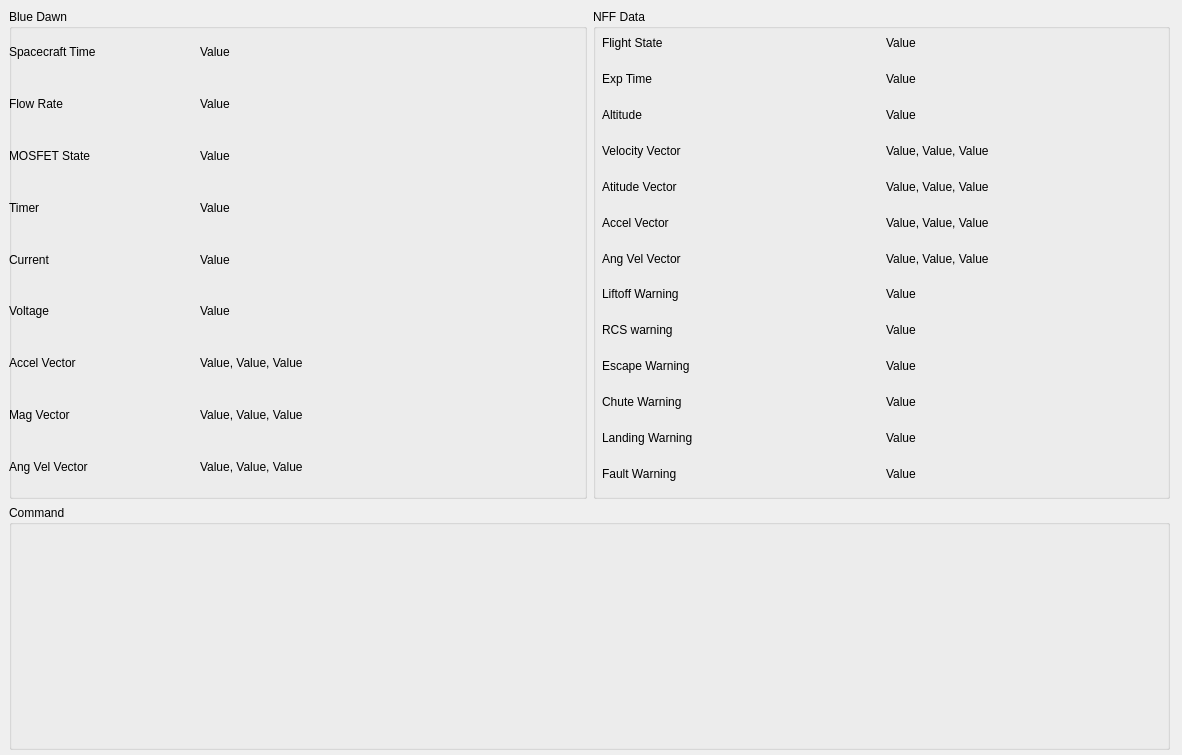
<?xml version="1.0" encoding="UTF-8"?>
<ui version="4.0">
 <class>Monitor</class>
 <widget class="QWidget" name="Monitor">
  <property name="geometry">
   <rect>
    <x>0</x>
    <y>0</y>
    <width>1182</width>
    <height>755</height>
   </rect>
  </property>
  <property name="windowTitle">
   <string>Bruin Space GSE Monitor</string>
  </property>
  <property name="windowIcon">
   <iconset>
    <normaloff>images/MainLogo.png</normaloff>images/MainLogo.png</iconset>
  </property>
  <property name="styleSheet">
   <string notr="true">QFile file(&quot;:/styles.qss&quot;);
file.open(QFile::ReadOnly | QFile::Text);
</string>
  </property>
  <widget class="QWidget" name="verticalLayoutWidget">
   <property name="geometry">
    <rect>
     <x>9</x>
     <y>9</y>
     <width>1161</width>
     <height>741</height>
    </rect>
   </property>
   <layout class="QVBoxLayout" name="verticalLayout" stretch="2,1">
    <item>
     <layout class="QHBoxLayout" name="horizontalLayout">
      <item>
       <widget class="QGroupBox" name="groupBox">
        <property name="title">
         <string>Blue Dawn</string>
        </property>
        <widget class="QWidget" name="gridLayoutWidget_2">
         <property name="geometry">
          <rect>
           <x>0</x>
           <y>20</y>
           <width>561</width>
           <height>461</height>
          </rect>
         </property>
         <layout class="QGridLayout" name="gridLayout_2" columnstretch="1,2">
          <item row="5" column="0">
           <widget class="QLabel" name="label_18">
            <property name="text">
             <string>Voltage</string>
            </property>
           </widget>
          </item>
          <item row="4" column="0">
           <widget class="QLabel" name="label_16">
            <property name="text">
             <string>Current</string>
            </property>
           </widget>
          </item>
          <item row="6" column="0">
           <widget class="QLabel" name="label_19">
            <property name="text">
             <string>Accel Vector</string>
            </property>
           </widget>
          </item>
          <item row="2" column="1">
           <widget class="QLabel" name="label_17">
            <property name="text">
             <string>Value</string>
            </property>
           </widget>
          </item>
          <item row="3" column="1">
           <widget class="QLabel" name="label_14">
            <property name="text">
             <string>Value</string>
            </property>
           </widget>
          </item>
          <item row="3" column="0">
           <widget class="QLabel" name="label_13">
            <property name="text">
             <string>Timer</string>
            </property>
           </widget>
          </item>
          <item row="1" column="1">
           <widget class="QLabel" name="label_15">
            <property name="text">
             <string>Value</string>
            </property>
           </widget>
          </item>
          <item row="8" column="0">
           <widget class="QLabel" name="label_21">
            <property name="text">
             <string>Ang Vel Vector</string>
            </property>
           </widget>
          </item>
          <item row="4" column="1">
           <widget class="QLabel" name="label_22">
            <property name="text">
             <string>Value</string>
            </property>
           </widget>
          </item>
          <item row="0" column="1">
           <widget class="QLabel" name="label_7">
            <property name="text">
             <string>Value</string>
            </property>
           </widget>
          </item>
          <item row="1" column="0">
           <widget class="QLabel" name="label_9">
            <property name="text">
             <string>Flow Rate</string>
            </property>
           </widget>
          </item>
          <item row="0" column="0">
           <widget class="QLabel" name="label_10">
            <property name="text">
             <string>Spacecraft Time</string>
            </property>
           </widget>
          </item>
          <item row="2" column="0">
           <widget class="QLabel" name="label_8">
            <property name="text">
             <string>MOSFET State</string>
            </property>
           </widget>
          </item>
          <item row="7" column="0">
           <widget class="QLabel" name="label_20">
            <property name="text">
             <string>Mag Vector</string>
            </property>
           </widget>
          </item>
          <item row="5" column="1">
           <widget class="QLabel" name="label_23">
            <property name="text">
             <string>Value</string>
            </property>
           </widget>
          </item>
          <item row="6" column="1">
           <widget class="QLabel" name="label_24">
            <property name="text">
             <string>Value, Value, Value</string>
            </property>
           </widget>
          </item>
          <item row="8" column="1">
           <widget class="QLabel" name="label_26">
            <property name="text">
             <string>Value, Value, Value</string>
            </property>
           </widget>
          </item>
          <item row="7" column="1">
           <widget class="QLabel" name="label_25">
            <property name="text">
             <string>Value, Value, Value</string>
            </property>
           </widget>
          </item>
         </layout>
        </widget>
       </widget>
      </item>
      <item>
       <widget class="QGroupBox" name="groupBox_2">
        <property name="title">
         <string>NFF Data</string>
        </property>
        <widget class="QWidget" name="gridLayoutWidget">
         <property name="geometry">
          <rect>
           <x>9</x>
           <y>19</y>
           <width>561</width>
           <height>461</height>
          </rect>
         </property>
         <layout class="QGridLayout" name="gridLayout">
          <item row="5" column="0">
           <widget class="QLabel" name="label_27">
            <property name="text">
             <string>Accel Vector</string>
            </property>
           </widget>
          </item>
          <item row="3" column="0">
           <widget class="QLabel" name="label_11">
            <property name="text">
             <string>Velocity Vector</string>
            </property>
           </widget>
          </item>
          <item row="6" column="0">
           <widget class="QLabel" name="label_28">
            <property name="text">
             <string>Ang Vel Vector</string>
            </property>
           </widget>
          </item>
          <item row="4" column="0">
           <widget class="QLabel" name="label_12">
            <property name="text">
             <string>Atitude Vector</string>
            </property>
           </widget>
          </item>
          <item row="8" column="0">
           <widget class="QLabel" name="label_30">
            <property name="text">
             <string>RCS warning</string>
            </property>
           </widget>
          </item>
          <item row="7" column="0">
           <widget class="QLabel" name="label_29">
            <property name="text">
             <string>Liftoff Warning</string>
            </property>
           </widget>
          </item>
          <item row="11" column="0">
           <widget class="QLabel" name="label_33">
            <property name="text">
             <string>Landing Warning</string>
            </property>
           </widget>
          </item>
          <item row="9" column="0">
           <widget class="QLabel" name="label_31">
            <property name="text">
             <string>Escape Warning</string>
            </property>
           </widget>
          </item>
          <item row="10" column="0">
           <widget class="QLabel" name="label_32">
            <property name="text">
             <string>Chute Warning</string>
            </property>
           </widget>
          </item>
          <item row="2" column="0">
           <widget class="QLabel" name="label_2">
            <property name="text">
             <string>Altitude</string>
            </property>
           </widget>
          </item>
          <item row="1" column="0">
           <widget class="QLabel" name="label">
            <property name="text">
             <string>Exp Time</string>
            </property>
           </widget>
          </item>
          <item row="0" column="1">
           <widget class="QLabel" name="label_3">
            <property name="text">
             <string>Value</string>
            </property>
           </widget>
          </item>
          <item row="2" column="1">
           <widget class="QLabel" name="label_6">
            <property name="text">
             <string>Value</string>
            </property>
           </widget>
          </item>
          <item row="1" column="1">
           <widget class="QLabel" name="label_5">
            <property name="text">
             <string>Value</string>
            </property>
           </widget>
          </item>
          <item row="0" column="0">
           <widget class="QLabel" name="label_4">
            <property name="text">
             <string>Flight State</string>
            </property>
           </widget>
          </item>
          <item row="12" column="0">
           <widget class="QLabel" name="label_34">
            <property name="text">
             <string>Fault Warning</string>
            </property>
           </widget>
          </item>
          <item row="3" column="1">
           <widget class="QLabel" name="label_35">
            <property name="text">
             <string>Value, Value, Value</string>
            </property>
           </widget>
          </item>
          <item row="7" column="1">
           <widget class="QLabel" name="label_36">
            <property name="text">
             <string>Value</string>
            </property>
           </widget>
          </item>
          <item row="8" column="1">
           <widget class="QLabel" name="label_37">
            <property name="text">
             <string>Value</string>
            </property>
           </widget>
          </item>
          <item row="4" column="1">
           <widget class="QLabel" name="label_38">
            <property name="text">
             <string>Value, Value, Value</string>
            </property>
           </widget>
          </item>
          <item row="5" column="1">
           <widget class="QLabel" name="label_39">
            <property name="text">
             <string>Value, Value, Value</string>
            </property>
           </widget>
          </item>
          <item row="6" column="1">
           <widget class="QLabel" name="label_40">
            <property name="text">
             <string>Value, Value, Value</string>
            </property>
           </widget>
          </item>
          <item row="9" column="1">
           <widget class="QLabel" name="label_41">
            <property name="text">
             <string>Value</string>
            </property>
           </widget>
          </item>
          <item row="10" column="1">
           <widget class="QLabel" name="label_42">
            <property name="text">
             <string>Value</string>
            </property>
           </widget>
          </item>
          <item row="11" column="1">
           <widget class="QLabel" name="label_43">
            <property name="text">
             <string>Value</string>
            </property>
           </widget>
          </item>
          <item row="12" column="1">
           <widget class="QLabel" name="label_44">
            <property name="text">
             <string>Value</string>
            </property>
           </widget>
          </item>
         </layout>
        </widget>
       </widget>
      </item>
     </layout>
    </item>
    <item>
     <widget class="QGroupBox" name="groupBox_3">
      <property name="styleSheet">
       <string notr="true">styles.qss</string>
      </property>
      <property name="title">
       <string>Command</string>
      </property>
     </widget>
    </item>
   </layout>
  </widget>
 </widget>
 <resources/>
 <connections/>
</ui>
